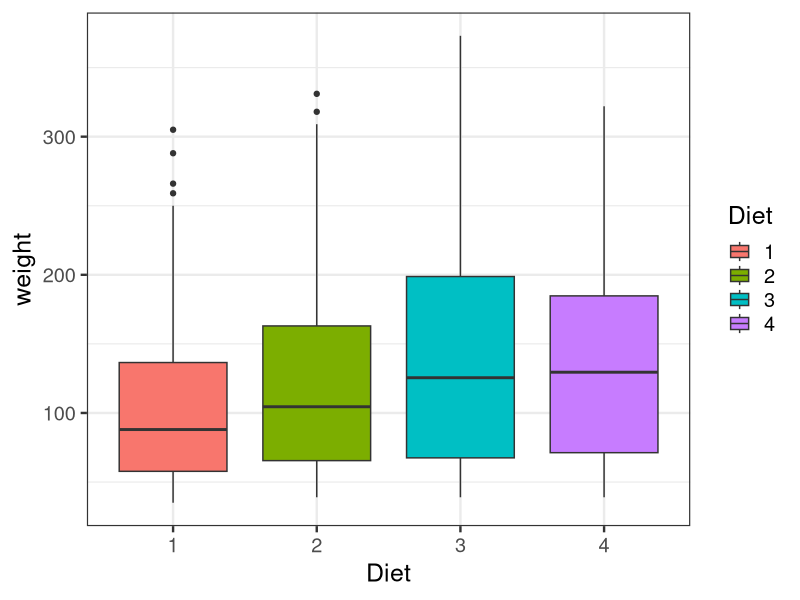
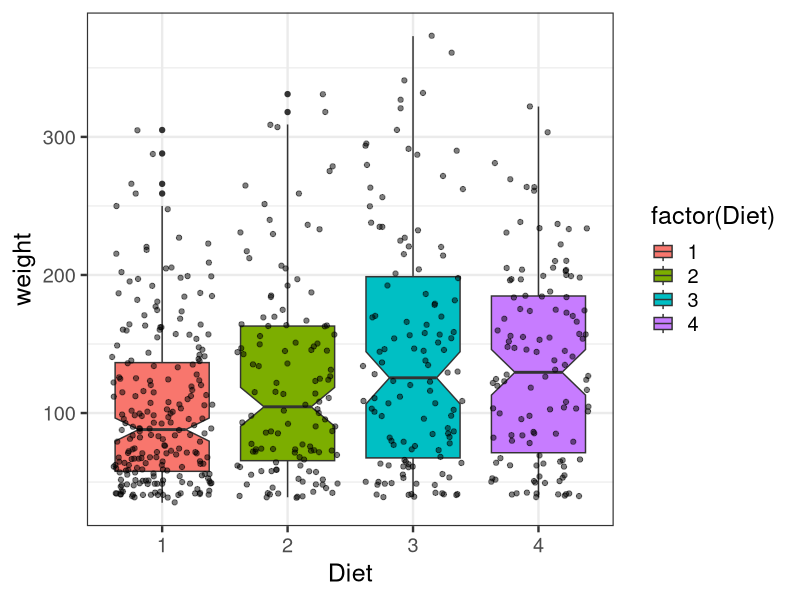

Source code (R) for these figures, in order:
## ---- chunk 1
data = ChickWeight
## ---- chunk 2
library(ggplot2)

# change background to white, increase font size
theme_set(theme_bw(base_size = 18)) 

# set up basic histogram
qplot(Diet, weight, data = data,
      geom = c("boxplot"),
      fill = Diet)
## ---- chunk 3
p = ggplot(data, aes(Diet, weight))

p + geom_boxplot(notch = TRUE,
                 aes(fill = factor(Diet))) +
  geom_jitter(alpha = 0.5)
  
